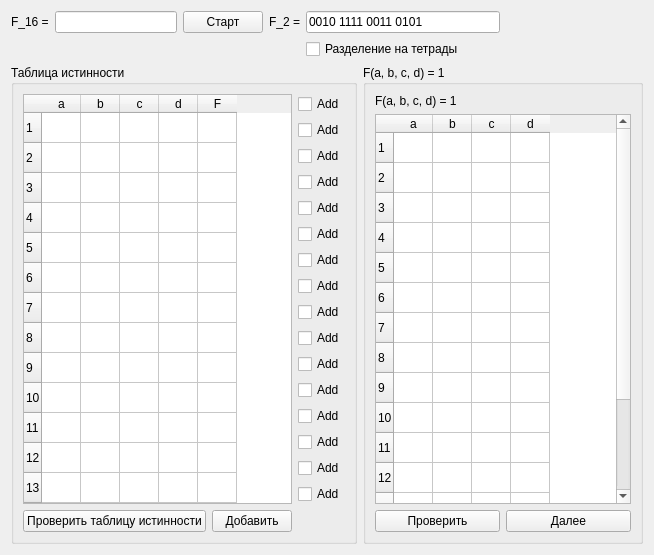
    <widget class="QWidget" name="tab">
     <attribute name="title">
      <string>Функция</string>
     </attribute>
     <layout class="QGridLayout" name="gridLayout_4">
      <item row="0" column="0">
       <widget class="QLabel" name="label_function">
        <property name="text">
         <string>F_16 =</string>
        </property>
       </widget>
      </item>
      <item row="0" column="1">
       <widget class="QLineEdit" name="lineEdit_function">
        <property name="text">
         <string/>
        </property>
       </widget>
      </item>
      <item row="0" column="2">
       <widget class="QPushButton" name="pushButton_enterFunction">
        <property name="text">
         <string>Старт</string>
        </property>
       </widget>
      </item>
      <item row="0" column="3">
       <widget class="QLabel" name="label_5">
        <property name="text">
         <string>F_2 =</string>
        </property>
       </widget>
      </item>
      <item row="0" column="4" colspan="2">
       <widget class="QLineEdit" name="lineEdit_func_2">
        <property name="text">
         <string>0010 1111 0011 0101</string>
        </property>
       </widget>
      </item>
      <item row="1" column="4" colspan="3">
       <widget class="QCheckBox" name="checkBox_spiltToTetrads">
        <property name="text">
         <string>Разделение на тетрады</string>
        </property>
       </widget>
      </item>
      <item row="2" column="0" colspan="5">
       <widget class="QGroupBox" name="groupBox">
        <property name="title">
         <string>Таблица истинности</string>
        </property>
        <layout class="QGridLayout" name="gridLayout_2">
         <item row="2" column="3">
          <widget class="QCheckBox" name="checkBox_tot_2">
           <property name="text">
            <string>Add</string>
           </property>
          </widget>
         </item>
         <item row="8" column="3">
          <widget class="QCheckBox" name="checkBox_tot_8">
           <property name="text">
            <string>Add</string>
           </property>
          </widget>
         </item>
         <item row="13" column="3">
          <widget class="QCheckBox" name="checkBox_tot_13">
           <property name="text">
            <string>Add</string>
           </property>
          </widget>
         </item>
         <item row="1" column="3">
          <widget class="QCheckBox" name="checkBox_tot_1">
           <property name="text">
            <string>Add</string>
           </property>
          </widget>
         </item>
         <item row="3" column="3">
          <widget class="QCheckBox" name="checkBox_tot_3">
           <property name="text">
            <string>Add</string>
           </property>
          </widget>
         </item>
         <item row="14" column="3">
          <widget class="QCheckBox" name="checkBox_tot_14">
           <property name="text">
            <string>Add</string>
           </property>
          </widget>
         </item>
         <item row="11" column="3">
          <widget class="QCheckBox" name="checkBox_tot_11">
           <property name="text">
            <string>Add</string>
           </property>
          </widget>
         </item>
         <item row="12" column="3">
          <widget class="QCheckBox" name="checkBox_tot_12">
           <property name="text">
            <string>Add</string>
           </property>
          </widget>
         </item>
         <item row="5" column="3">
          <widget class="QCheckBox" name="checkBox_tot_5">
           <property name="text">
            <string>Add</string>
           </property>
          </widget>
         </item>
         <item row="0" column="3">
          <widget class="QCheckBox" name="checkBox_tot_0">
           <property name="text">
            <string>Add</string>
           </property>
          </widget>
         </item>
         <item row="6" column="3">
          <widget class="QCheckBox" name="checkBox_tot_6">
           <property name="text">
            <string>Add</string>
           </property>
          </widget>
         </item>
         <item row="10" column="3">
          <widget class="QCheckBox" name="checkBox_tot_10">
           <property name="text">
            <string>Add</string>
           </property>
          </widget>
         </item>
         <item row="7" column="3">
          <widget class="QCheckBox" name="checkBox_tot_7">
           <property name="text">
            <string>Add</string>
           </property>
          </widget>
         </item>
         <item row="15" column="3">
          <widget class="QCheckBox" name="checkBox_tot_15">
           <property name="text">
            <string>Add</string>
           </property>
          </widget>
         </item>
         <item row="4" column="3">
          <widget class="QCheckBox" name="checkBox_tot_4">
           <property name="text">
            <string>Add</string>
           </property>
          </widget>
         </item>
         <item row="9" column="3">
          <widget class="QCheckBox" name="checkBox_tot_9">
           <property name="text">
            <string>Add</string>
           </property>
          </widget>
         </item>
         <item row="16" column="0">
          <widget class="QPushButton" name="pushButton_checkTableOfTrue">
           <property name="text">
            <string>Проверить таблицу истинности</string>
           </property>
          </widget>
         </item>
         <item row="16" column="1">
          <widget class="QPushButton" name="pushButton_tot_add">
           <property name="text">
            <string>Добавить</string>
           </property>
          </widget>
         </item>
         <item row="0" column="0" rowspan="16" colspan="2">
          <widget class="QTableWidget" name="tableWidget_tableOfTrue">
           <property name="verticalScrollBarPolicy">
            <enum>Qt::ScrollBarAlwaysOff</enum>
           </property>
           <property name="horizontalScrollBarPolicy">
            <enum>Qt::ScrollBarAsNeeded</enum>
           </property>
           <property name="editTriggers">
            <set>QAbstractItemView::NoEditTriggers</set>
           </property>
           <property name="tabKeyNavigation">
            <bool>true</bool>
           </property>
           <property name="showDropIndicator" stdset="0">
            <bool>true</bool>
           </property>
           <property name="dragEnabled">
            <bool>false</bool>
           </property>
           <property name="showGrid">
            <bool>true</bool>
           </property>
           <property name="wordWrap">
            <bool>true</bool>
           </property>
           <property name="cornerButtonEnabled">
            <bool>true</bool>
           </property>
           <attribute name="horizontalHeaderDefaultSectionSize">
            <number>39</number>
           </attribute>
           <attribute name="verticalHeaderDefaultSectionSize">
            <number>30</number>
           </attribute>
           <row>
            <property name="text">
             <string>1</string>
            </property>
           </row>
           <row>
            <property name="text">
             <string>2</string>
            </property>
           </row>
           <row>
            <property name="text">
             <string>3</string>
            </property>
           </row>
           <row>
            <property name="text">
             <string>4</string>
            </property>
           </row>
           <row>
            <property name="text">
             <string>5</string>
            </property>
           </row>
           <row>
            <property name="text">
             <string>6</string>
            </property>
           </row>
           <row>
            <property name="text">
             <string>7</string>
            </property>
           </row>
           <row>
            <property name="text">
             <string>8</string>
            </property>
           </row>
           <row>
            <property name="text">
             <string>9</string>
            </property>
           </row>
           <row>
            <property name="text">
             <string>10</string>
            </property>
           </row>
           <row>
            <property name="text">
             <string>11</string>
            </property>
           </row>
           <row>
            <property name="text">
             <string>12</string>
            </property>
           </row>
           <row>
            <property name="text">
             <string>13</string>
            </property>
           </row>
           <row>
            <property name="text">
             <string>14</string>
            </property>
           </row>
           <row>
            <property name="text">
             <string>15</string>
            </property>
           </row>
           <row>
            <property name="text">
             <string>16</string>
            </property>
           </row>
           <column>
            <property name="text">
             <string>a</string>
            </property>
           </column>
           <column>
            <property name="text">
             <string>b</string>
            </property>
           </column>
           <column>
            <property name="text">
             <string>c</string>
            </property>
           </column>
           <column>
            <property name="text">
             <string>d</string>
            </property>
           </column>
           <column>
            <property name="text">
             <string>F</string>
            </property>
           </column>
          </widget>
         </item>
        </layout>
       </widget>
      </item>
      <item row="2" column="5" colspan="2">
       <widget class="QGroupBox" name="groupBox_2">
        <property name="title">
         <string>F(a, b, c, d) = 1</string>
        </property>
        <layout class="QGridLayout" name="gridLayout_3">
         <item row="1" column="0" colspan="2">
          <widget class="QTableWidget" name="tableWidget_one_only_editing">
           <property name="editTriggers">
            <set>QAbstractItemView::NoEditTriggers</set>
           </property>
           <attribute name="horizontalHeaderDefaultSectionSize">
            <number>39</number>
           </attribute>
           <attribute name="verticalHeaderDefaultSectionSize">
            <number>30</number>
           </attribute>
           <row>
            <property name="text">
             <string>1</string>
            </property>
           </row>
           <row>
            <property name="text">
             <string>2</string>
            </property>
           </row>
           <row>
            <property name="text">
             <string>3</string>
            </property>
           </row>
           <row>
            <property name="text">
             <string>4</string>
            </property>
           </row>
           <row>
            <property name="text">
             <string>5</string>
            </property>
           </row>
           <row>
            <property name="text">
             <string>6</string>
            </property>
           </row>
           <row>
            <property name="text">
             <string>7</string>
            </property>
           </row>
           <row>
            <property name="text">
             <string>8</string>
            </property>
           </row>
           <row>
            <property name="text">
             <string>9</string>
            </property>
           </row>
           <row>
            <property name="text">
             <string>10</string>
            </property>
           </row>
           <row>
            <property name="text">
             <string>11</string>
            </property>
           </row>
           <row>
            <property name="text">
             <string>12</string>
            </property>
           </row>
           <row>
            <property name="text">
             <string>13</string>
            </property>
           </row>
           <row>
            <property name="text">
             <string>14</string>
            </property>
           </row>
           <row>
            <property name="text">
             <string>15</string>
            </property>
           </row>
           <row>
            <property name="text">
             <string>16</string>
            </property>
           </row>
           <column>
            <property name="text">
             <string>a</string>
            </property>
           </column>
           <column>
            <property name="text">
             <string>b</string>
            </property>
           </column>
           <column>
            <property name="text">
             <string>c</string>
            </property>
           </column>
           <column>
            <property name="text">
             <string>d</string>
            </property>
           </column>
          </widget>
         </item>
         <item row="2" column="0">
          <widget class="QPushButton" name="pushButton_proverka_oneOnly">
           <property name="text">
            <string>Проверить</string>
           </property>
          </widget>
         </item>
         <item row="2" column="1">
          <widget class="QPushButton" name="pushButton_nextStep_tot">
           <property name="text">
            <string>Далее</string>
           </property>
          </widget>
         </item>
         <item row="0" column="0">
          <widget class="QLabel" name="label">
           <property name="text">
            <string>F(a, b, c, d) = 1</string>
           </property>
          </widget>
         </item>
        </layout>
       </widget>
      </item>
     </layout>
    </widget>
